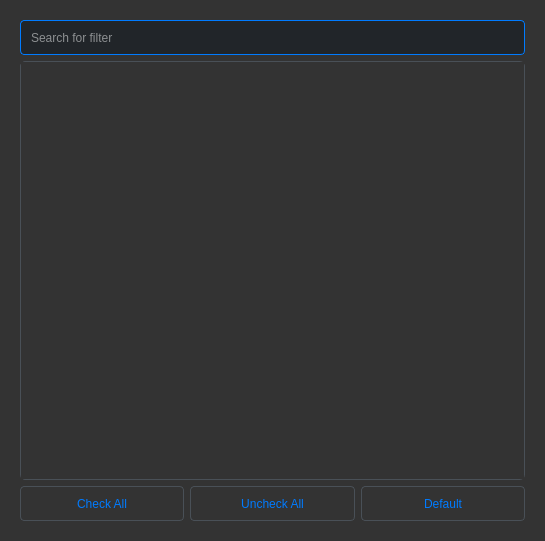
<?xml version="1.0" encoding="UTF-8"?>
<ui version="4.0">
 <class>Form</class>
 <widget class="QWidget" name="Form">
  <property name="geometry">
   <rect>
    <x>0</x>
    <y>0</y>
    <width>545</width>
    <height>541</height>
   </rect>
  </property>
  <property name="minimumSize">
   <size>
    <width>0</width>
    <height>0</height>
   </size>
  </property>
  <property name="windowTitle">
   <string>Form</string>
  </property>
  <property name="styleSheet">
   <string notr="true">/*
======================================================
1. QFrame (Általános konténer / A Dropdown fő kerete)
======================================================
*/

QFrame {
    /* Ez a stílus vonatkozik a Dropdown fő keretére, 
       ÉS az összes többi QFrame-re is az alkalmazásban. */
    background-color:  rgb(51,51,51); /* Sidebar háttér */
    border: 1px solid #495057; /* Közepes szürke keret */
    border-radius: 5px;
}

QWidget {
background-color: rgb(51,51,51);
}
/*
======================================================
2. QPushButton (Általános gombok / Ikon gombok és Gyorsgombok)
======================================================
*/

QPushButton {
    /* Minden gomb alapstílusa: Gyorsgombok és az Ikon Gomb (gear) is */
    background: none;
    border: 1px solid #495057; 
    border-radius: 4px;
    color: #007bff; /* Kék szöveg/ikon */
}

QPushButton:hover {
    background-color: #343a40; /* Hover: Sötétebb háttér */
    color: white;
    border-color: white;
}

/*
======================================================
3. QLineEdit (Keresőmező)
======================================================
*/

QLineEdit {
    border: 1px solid #007bff; /* Kék keret */
    border-radius: 4px;
    background-color: #212529; /* Sötét háttér */
    color: #f8f9fa;            /* Fehér szöveg */
    padding: 8px; /* Belső margó */
}

/*
======================================================
4. QLabel (Számláló és Kategória Címek)
======================================================
*/

QLabel {
    /* A Kategória Címek (pl. &quot;Mérés Alapadatai&quot;) */
    font-weight: bold;
    color: #007bff; /* Kék kiemelés */
}

/* Különleges stílus a Számláló Jelvényhez, ha egyedi kezelést igényel */
/* Megjegyzés: A színt a kódnak kell beállítania, ha QLabel az alapja. */
/* Példa: Ha a jelvénynek kereknek és vörösnek kell lennie: */
/*
QLabel[property=&quot;badge&quot;] {
    background-color: #dc3545;
    border-radius: 12px;
    color: #f8f9fa;
    font-weight: bold;
}
*/

/*
======================================================
5. QCheckBox (Fájl/Oszlop kiválasztás)
======================================================
*/

QCheckBox {
    color: #f8f9fa; /* Fehér szöveg */
    spacing: 8px;   
}

QCheckBox:hover {
    background-color: #343a40; 
    color: white;
}

QCheckBox::indicator {
    width: 13px;
    height: 13px;
    border: 1px solid #495057;
    background-color: #212529;
}

QCheckBox::indicator:checked {
    background-color: #007bff; /* Kék, ha be van pipálva */
    border: 1px solid #007bff;
}</string>
  </property>
  <layout class="QGridLayout" name="gridLayout">
   <item row="0" column="0">
    <widget class="QWidget" name="widget" native="true">
     <layout class="QGridLayout" name="gridLayout_2">
      <item row="1" column="0">
       <widget class="QScrollArea" name="scrollArea">
        <property name="widgetResizable">
         <bool>true</bool>
        </property>
        <widget class="QWidget" name="scrollAreaWidgetContents">
         <property name="geometry">
          <rect>
           <x>0</x>
           <y>0</y>
           <width>507</width>
           <height>420</height>
          </rect>
         </property>
         <layout class="QHBoxLayout" name="horizontalLayout"/>
        </widget>
       </widget>
      </item>
      <item row="0" column="0">
       <widget class="QWidget" name="widget_5" native="true">
        <layout class="QGridLayout" name="gridLayout_3">
         <property name="leftMargin">
          <number>0</number>
         </property>
         <property name="topMargin">
          <number>0</number>
         </property>
         <property name="rightMargin">
          <number>0</number>
         </property>
         <property name="bottomMargin">
          <number>0</number>
         </property>
         <item row="0" column="0">
          <widget class="QLineEdit" name="lineEdit">
           <property name="minimumSize">
            <size>
             <width>0</width>
             <height>35</height>
            </size>
           </property>
           <property name="placeholderText">
            <string>Search for filter</string>
           </property>
          </widget>
         </item>
        </layout>
       </widget>
      </item>
      <item row="2" column="0">
       <widget class="QWidget" name="widget_2" native="true">
        <layout class="QHBoxLayout" name="horizontalLayout_2">
         <property name="leftMargin">
          <number>0</number>
         </property>
         <property name="topMargin">
          <number>0</number>
         </property>
         <property name="rightMargin">
          <number>0</number>
         </property>
         <property name="bottomMargin">
          <number>0</number>
         </property>
         <item>
          <widget class="QPushButton" name="pushButton">
           <property name="minimumSize">
            <size>
             <width>0</width>
             <height>35</height>
            </size>
           </property>
           <property name="text">
            <string>Check All</string>
           </property>
          </widget>
         </item>
         <item>
          <widget class="QPushButton" name="pushButton_2">
           <property name="minimumSize">
            <size>
             <width>0</width>
             <height>35</height>
            </size>
           </property>
           <property name="text">
            <string>Uncheck All</string>
           </property>
          </widget>
         </item>
         <item>
          <widget class="QPushButton" name="pushButton_3">
           <property name="minimumSize">
            <size>
             <width>0</width>
             <height>35</height>
            </size>
           </property>
           <property name="text">
            <string>Default</string>
           </property>
          </widget>
         </item>
        </layout>
       </widget>
      </item>
     </layout>
    </widget>
   </item>
  </layout>
 </widget>
 <resources/>
 <connections/>
</ui>
